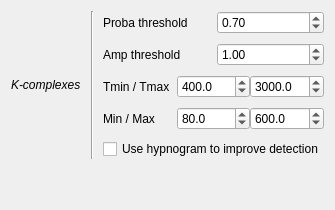
                     <widget class="QWidget" name="_kcomp_page">
                      <layout class="QVBoxLayout" name="verticalLayout_23">
                       <item>
                        <layout class="QGridLayout" name="gridLayout_8">
                         <property name="topMargin">
                          <number>0</number>
                         </property>
                         <property name="verticalSpacing">
                          <number>9</number>
                         </property>
                         <item row="4" column="2" colspan="4">
                          <widget class="QWidget" name="widget_8" native="true">
                           <property name="minimumSize">
                            <size>
                             <width>0</width>
                             <height>0</height>
                            </size>
                           </property>
                           <layout class="QHBoxLayout" name="horizontalLayout_15">
                            <property name="spacing">
                             <number>0</number>
                            </property>
                            <property name="leftMargin">
                             <number>0</number>
                            </property>
                            <property name="topMargin">
                             <number>0</number>
                            </property>
                            <property name="rightMargin">
                             <number>0</number>
                            </property>
                            <property name="bottomMargin">
                             <number>0</number>
                            </property>
                            <item>
                             <widget class="QLabel" name="label_64">
                              <property name="text">
                               <string>Min / Max</string>
                              </property>
                             </widget>
                            </item>
                            <item>
                             <widget class="QDoubleSpinBox" name="_ToolKCMinAmp">
                              <property name="toolTip">
                               <string>Min amplitude of KC</string>
                              </property>
                              <property name="decimals">
                               <number>1</number>
                              </property>
                              <property name="minimum">
                               <double>10.000000000000000</double>
                              </property>
                              <property name="maximum">
                               <double>500.000000000000000</double>
                              </property>
                              <property name="singleStep">
                               <double>10.000000000000000</double>
                              </property>
                              <property name="value">
                               <double>80.000000000000000</double>
                              </property>
                             </widget>
                            </item>
                            <item>
                             <widget class="QDoubleSpinBox" name="_ToolKCMaxAmp">
                              <property name="toolTip">
                               <string>Max amplitude of KC</string>
                              </property>
                              <property name="decimals">
                               <number>1</number>
                              </property>
                              <property name="minimum">
                               <double>110.000000000000000</double>
                              </property>
                              <property name="maximum">
                               <double>1000.000000000000000</double>
                              </property>
                              <property name="singleStep">
                               <double>10.000000000000000</double>
                              </property>
                              <property name="value">
                               <double>600.000000000000000</double>
                              </property>
                             </widget>
                            </item>
                           </layout>
                          </widget>
                         </item>
                         <item row="0" column="2" rowspan="2" colspan="2">
                          <widget class="QLabel" name="label_57">
                           <property name="sizePolicy">
                            <sizepolicy hsizetype="Fixed" vsizetype="Preferred">
                             <horstretch>0</horstretch>
                             <verstretch>0</verstretch>
                            </sizepolicy>
                           </property>
                           <property name="text">
                            <string>Proba threshold</string>
                           </property>
                          </widget>
                         </item>
                         <item row="0" column="0" rowspan="6">
                          <widget class="QLabel" name="kc_label">
                           <property name="font">
                            <font>
                             <italic>true</italic>
                            </font>
                           </property>
                           <property name="text">
                            <string>K-complexes</string>
                           </property>
                          </widget>
                         </item>
                         <item row="5" column="2" colspan="4">
                          <widget class="QCheckBox" name="_ToolKCNremOnly">
                           <property name="text">
                            <string>Use hypnogram to improve detection</string>
                           </property>
                          </widget>
                         </item>
                         <item row="0" column="4" rowspan="2" colspan="2">
                          <widget class="QDoubleSpinBox" name="_ToolKCProbTh">
                           <property name="sizePolicy">
                            <sizepolicy hsizetype="MinimumExpanding" vsizetype="Fixed">
                             <horstretch>0</horstretch>
                             <verstretch>0</verstretch>
                            </sizepolicy>
                           </property>
                           <property name="toolTip">
                            <string>Number of standard deviations of the wavelet envelope</string>
                           </property>
                           <property name="maximum">
                            <double>1.000000000000000</double>
                           </property>
                           <property name="singleStep">
                            <double>0.100000000000000</double>
                           </property>
                           <property name="value">
                            <double>0.700000000000000</double>
                           </property>
                          </widget>
                         </item>
                         <item row="0" column="1" rowspan="6">
                          <widget class="Line" name="line_19">
                           <property name="minimumSize">
                            <size>
                             <width>10</width>
                             <height>0</height>
                            </size>
                           </property>
                           <property name="orientation">
                            <enum>Qt::Vertical</enum>
                           </property>
                          </widget>
                         </item>
                         <item row="3" column="2" colspan="4">
                          <widget class="QWidget" name="widget_7" native="true">
                           <property name="minimumSize">
                            <size>
                             <width>0</width>
                             <height>0</height>
                            </size>
                           </property>
                           <layout class="QHBoxLayout" name="horizontalLayout_14">
                            <property name="spacing">
                             <number>0</number>
                            </property>
                            <property name="leftMargin">
                             <number>0</number>
                            </property>
                            <property name="topMargin">
                             <number>0</number>
                            </property>
                            <property name="rightMargin">
                             <number>0</number>
                            </property>
                            <property name="bottomMargin">
                             <number>0</number>
                            </property>
                            <item>
                             <widget class="QLabel" name="label_62">
                              <property name="toolTip">
                               <string/>
                              </property>
                              <property name="text">
                               <string>Tmin / Tmax</string>
                              </property>
                             </widget>
                            </item>
                            <item>
                             <widget class="QDoubleSpinBox" name="_ToolKCMinDur">
                              <property name="toolTip">
                               <string>&lt;html&gt;&lt;head/&gt;&lt;body&gt;&lt;p&gt;Minimum duration of KC (ms)&lt;/p&gt;&lt;/body&gt;&lt;/html&gt;</string>
                              </property>
                              <property name="decimals">
                               <number>1</number>
                              </property>
                              <property name="maximum">
                               <double>1000.000000000000000</double>
                              </property>
                              <property name="singleStep">
                               <double>50.000000000000000</double>
                              </property>
                              <property name="value">
                               <double>400.000000000000000</double>
                              </property>
                             </widget>
                            </item>
                            <item>
                             <widget class="QDoubleSpinBox" name="_ToolKCMaxDur">
                              <property name="toolTip">
                               <string>&lt;html&gt;&lt;head/&gt;&lt;body&gt;&lt;p&gt;Maximum duration of KC (ms)&lt;/p&gt;&lt;/body&gt;&lt;/html&gt;</string>
                              </property>
                              <property name="decimals">
                               <number>1</number>
                              </property>
                              <property name="minimum">
                               <double>1000.000000000000000</double>
                              </property>
                              <property name="maximum">
                               <double>10000.000000000000000</double>
                              </property>
                              <property name="singleStep">
                               <double>100.000000000000000</double>
                              </property>
                              <property name="value">
                               <double>3000.000000000000000</double>
                              </property>
                             </widget>
                            </item>
                           </layout>
                          </widget>
                         </item>
                         <item row="2" column="4" colspan="2">
                          <widget class="QDoubleSpinBox" name="_ToolKCAmpTh">
                           <property name="maximum">
                            <double>10.000000000000000</double>
                           </property>
                           <property name="singleStep">
                            <double>0.500000000000000</double>
                           </property>
                           <property name="value">
                            <double>1.000000000000000</double>
                           </property>
                          </widget>
                         </item>
                         <item row="2" column="2" colspan="2">
                          <widget class="QLabel" name="label_71">
                           <property name="text">
                            <string>Amp threshold</string>
                           </property>
                          </widget>
                         </item>
                        </layout>
                       </item>
                       <item>
                        <spacer name="verticalSpacer_11">
                         <property name="orientation">
                          <enum>Qt::Vertical</enum>
                         </property>
                         <property name="sizeHint" stdset="0">
                          <size>
                           <width>20</width>
                           <height>40</height>
                          </size>
                         </property>
                        </spacer>
                       </item>
                      </layout>
                     </widget>
